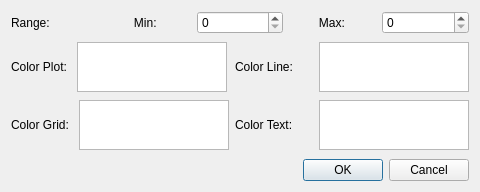
<?xml version="1.0" encoding="UTF-8"?>
<ui version="4.0">
 <class>PlotProperties</class>
 <widget class="QDialog" name="PlotProperties">
  <property name="geometry">
   <rect>
    <x>0</x>
    <y>0</y>
    <width>480</width>
    <height>192</height>
   </rect>
  </property>
  <property name="windowTitle">
   <string>Dialog</string>
  </property>
  <layout class="QVBoxLayout" name="verticalLayout">
   <item>
    <layout class="QHBoxLayout" name="horizontalLayout">
     <item>
      <widget class="QLabel" name="label">
       <property name="text">
        <string>Range:</string>
       </property>
      </widget>
     </item>
     <item>
      <widget class="QLabel" name="label_2">
       <property name="text">
        <string>         Min:</string>
       </property>
      </widget>
     </item>
     <item>
      <widget class="QSpinBox" name="minSpinBox"/>
     </item>
     <item>
      <widget class="QLabel" name="label_3">
       <property name="text">
        <string>         Max:</string>
       </property>
      </widget>
     </item>
     <item>
      <widget class="QSpinBox" name="maxSpinBox"/>
     </item>
    </layout>
   </item>
   <item>
    <layout class="QFormLayout" name="formLayout">
     <property name="topMargin">
      <number>0</number>
     </property>
     <property name="bottomMargin">
      <number>0</number>
     </property>
     <item row="0" column="0">
      <layout class="QHBoxLayout" name="horizontalLayout_2">
       <property name="topMargin">
        <number>0</number>
       </property>
       <property name="bottomMargin">
        <number>0</number>
       </property>
       <item>
        <widget class="QLabel" name="label_5">
         <property name="text">
          <string>Color Plot: </string>
         </property>
        </widget>
       </item>
       <item>
        <widget class="QListWidget" name="plotColorWidget">
         <property name="maximumSize">
          <size>
           <width>150</width>
           <height>50</height>
          </size>
         </property>
        </widget>
       </item>
      </layout>
     </item>
     <item row="0" column="1">
      <layout class="QHBoxLayout" name="horizontalLayout_3">
       <property name="topMargin">
        <number>0</number>
       </property>
       <item>
        <widget class="QLabel" name="label_4">
         <property name="text">
          <string>Color Line: </string>
         </property>
        </widget>
       </item>
       <item>
        <widget class="QListWidget" name="lineColorWidget">
         <property name="maximumSize">
          <size>
           <width>150</width>
           <height>50</height>
          </size>
         </property>
        </widget>
       </item>
      </layout>
     </item>
     <item row="1" column="0">
      <layout class="QHBoxLayout" name="horizontalLayout_4">
       <property name="topMargin">
        <number>0</number>
       </property>
       <item>
        <widget class="QLabel" name="label_6">
         <property name="text">
          <string>Color Grid: </string>
         </property>
        </widget>
       </item>
       <item>
        <widget class="QListWidget" name="gridColorWidget">
         <property name="maximumSize">
          <size>
           <width>150</width>
           <height>50</height>
          </size>
         </property>
        </widget>
       </item>
      </layout>
     </item>
     <item row="1" column="1">
      <layout class="QHBoxLayout" name="horizontalLayout_5">
       <property name="topMargin">
        <number>0</number>
       </property>
       <item>
        <widget class="QLabel" name="label_7">
         <property name="text">
          <string>Color Text: </string>
         </property>
        </widget>
       </item>
       <item>
        <widget class="QListWidget" name="textColorWidget">
         <property name="maximumSize">
          <size>
           <width>150</width>
           <height>50</height>
          </size>
         </property>
        </widget>
       </item>
      </layout>
     </item>
    </layout>
   </item>
   <item>
    <widget class="QDialogButtonBox" name="buttonBox">
     <property name="orientation">
      <enum>Qt::Horizontal</enum>
     </property>
     <property name="standardButtons">
      <set>QDialogButtonBox::Cancel|QDialogButtonBox::Ok</set>
     </property>
    </widget>
   </item>
  </layout>
 </widget>
 <resources/>
 <connections>
  <connection>
   <sender>buttonBox</sender>
   <signal>accepted()</signal>
   <receiver>PlotProperties</receiver>
   <slot>accept()</slot>
   <hints>
    <hint type="sourcelabel">
     <x>248</x>
     <y>254</y>
    </hint>
    <hint type="destinationlabel">
     <x>157</x>
     <y>274</y>
    </hint>
   </hints>
  </connection>
  <connection>
   <sender>buttonBox</sender>
   <signal>rejected()</signal>
   <receiver>PlotProperties</receiver>
   <slot>reject()</slot>
   <hints>
    <hint type="sourcelabel">
     <x>316</x>
     <y>260</y>
    </hint>
    <hint type="destinationlabel">
     <x>286</x>
     <y>274</y>
    </hint>
   </hints>
  </connection>
 </connections>
</ui>
